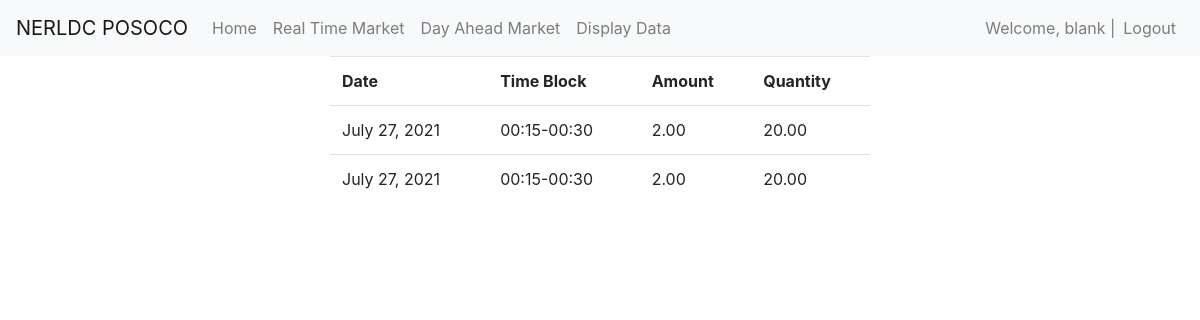
/seller/cleardataup/dat/ (signed in), run on an earlier commit of the app's database.
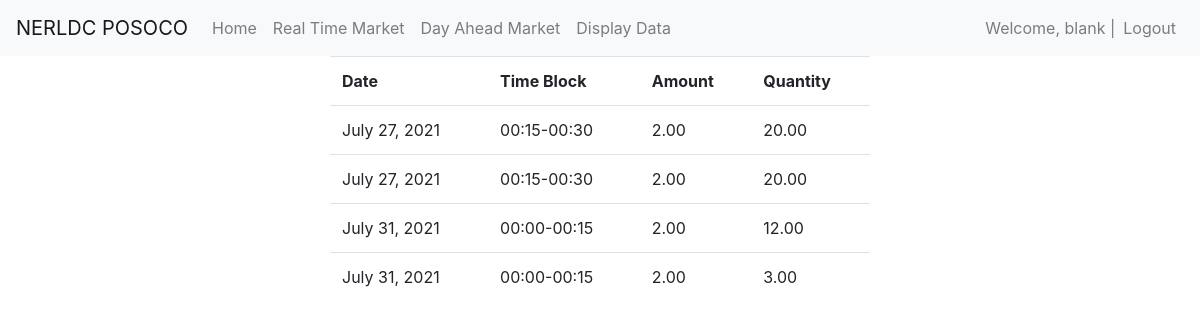
And on a later commit of the database.
### buyer/models.py (models this page shows)
class ClearEntityUp(models.Model):
    clearedreserve = models.ForeignKey(ClearedReserveUp, on_delete=CASCADE)
    name = models.CharField(max_length=200)
    amount = models.DecimalField(max_digits=5, decimal_places=2)

class ClearedReserveUp(models.Model):
    user = models.ForeignKey(User, on_delete=CASCADE)
    mcp = models.DecimalField(max_digits=5, decimal_places=2)
    time_block = models.CharField(max_length=20, default="NoTime")
    date = models.DateField(default=timezone.now)
    is_rtm = models.BooleanField(default=False)
    is_dat = models.BooleanField(default=False)
    created_at = models.DateTimeField(
        default=timezone.now)

### seller/views.py (the view)
# urls.py: path('cleardataup/<str:rtmordat>/', cleardataup, name='cleardataup'),
def cleardataup(response, rtmordat):
    user = response.user
    is_rtm = False
    is_up = False
    is_dat = False
    is_down = False
    if rtmordat == "rtm":
        is_rtm = True
    if rtmordat == "dat":
        is_dat = True
    objects = ClearEntityUp.objects.all().filter(name=user.username,
                                                 clearedreserve__is_rtm=is_rtm, clearedreserve__is_dat=is_dat).order_by('clearedreserve__time_block').order_by('clearedreserve__date')
    return render(response, 'seller/clearedupdata.html', {"objects": objects})

### seller/templates/seller/clearedupdata.html (shortened to what this page needs)
{% extends "seller/base.html" %}
{% block content %}
<div class="container">
    <div class="row justify-content-center">
        <div class="col-6">
            <table class="table">
                <thead="thead-dark">
                    <tr>
                        <th>
                            Date
                        </th>
                        <th>
                            Time Block
                        </th>
                        <th>
                            Amount
                        </th>
                        <th>
                            Quantity
                        </th>
                    </tr>
                    {% for object in objects %}
                    <tr>
                        <td>
                            {{object.clearedreserve.date}}
                        </td>
                        <td>
                            {{object.clearedreserve.time_block}}
                        </td>
                        <td>
                            {{object.clearedreserve.mcp}}
                        </td>
                        <td>
                            {{object.amount}}
                        </td>
                    </tr>
                    {% endfor %}
                    {% endblock %}

What changed in the data, as far as the page shows it:
added ClearEntityUp: clearedreserve "July 31, 2021", clearedreserve.time_block "00:00-00:15", clearedreserve.mcp "2.00", amount "12.00"
added ClearEntityUp: clearedreserve "July 31, 2021", clearedreserve.time_block "00:00-00:15", clearedreserve.mcp "2.00", amount "3.00"
